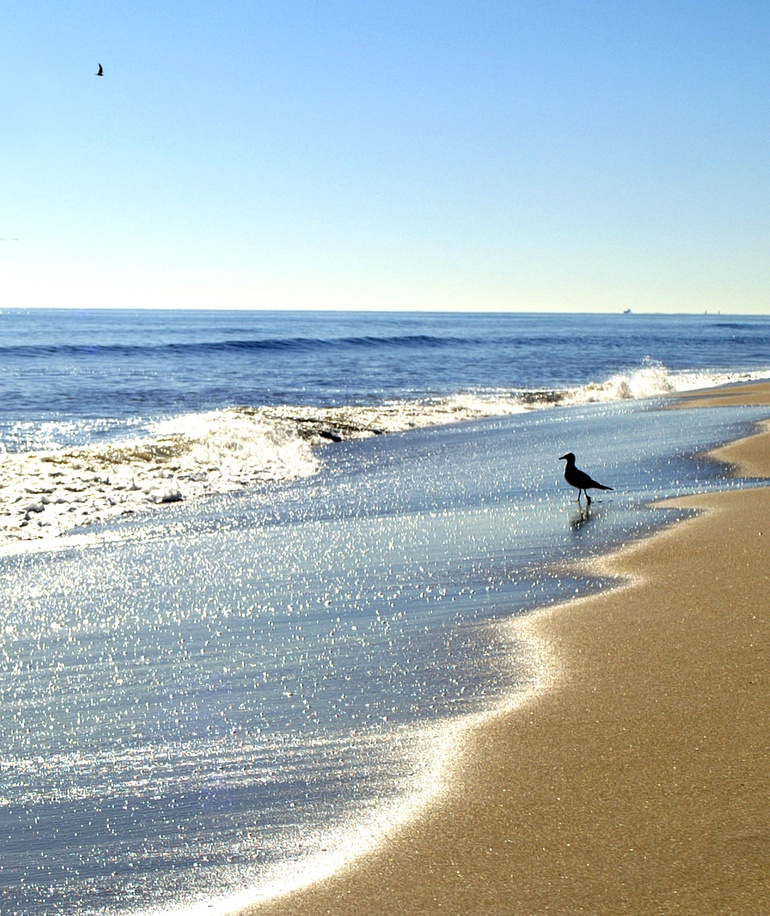
#> input picture TestImages/Week 1/sunandsea.jpg, 770 x 916 px, shrunk from 1288 x 1532 before the run
$ jupyter execute --allow-errors a6_3.ipynb
#> lines starting #> are read from the running program, lines starting #| are printed output that depends on the picture
[cell 1]
import cv2
import numpy as np
import matplotlib.pyplot as plt
import scipy.ndimage as ndimage
from sklearn.cluster import KMeans
from sklearn.decomposition import PCA
from scipy.ndimage import convolve
from sklearn.feature_extraction.image import extract_patches_2d

[cell 2]
# Define scales for Gaussian filters
scales = [1, 2, 4]

# Function to generate Gaussian derivative kernels
def gaussian_derivative_kernels(sigma, order):
    """ Generate Gaussian derivative filters for a given scale (sigma) and derivative order """
    size = int(6 * sigma + 1)  # Ensure the filter size is large enough
    if size % 2 == 0:
        size += 1  # Keep the filter size odd
    x = np.linspace(-size//2, size//2, size)
    gaussian = np.exp(-x**2 / (2 * sigma**2)) / (np.sqrt(2 * np.pi) * sigma)

    if order == 1:
        kernel = -x / (sigma**2) * gaussian
    elif order == 2:
        kernel = (x**2 - sigma**2) / (sigma**4) * gaussian
    elif order == 3:
        kernel = (x**3 - 3 * x * sigma**2) / (sigma**6) * gaussian
    else:
        raise ValueError("Only orders 1, 2, and 3 are supported")

    return kernel

# Load grayscale image
image_path = "../TestImages/Week 1/sunandsea.jpg"
image = cv2.imread(image_path, cv2.IMREAD_GRAYSCALE)
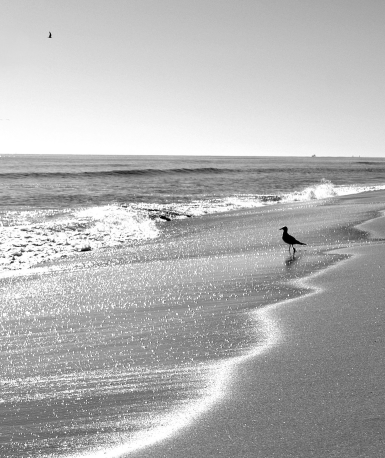
#> image: shape (916, 770) (shown at 1/2 size); min 0, max 255, mean 179.1

# Check if the image was loaded correctly
if image is None:
    raise FileNotFoundError(f"Image not found: {image_path}")

# Apply filter bank and compute responses
responses = []
for sigma in scales:
    for order in [1, 2, 3]:
        kernel = gaussian_derivative_kernels(sigma, order)
        filtered_image = ndimage.convolve1d(image, kernel, axis=0)  # Apply filter in y-direction
        filtered_image = ndimage.convolve1d(filtered_image, kernel, axis=1)  # Apply filter in x-direction
        responses.append((sigma, order, filtered_image))
#> after the loop, responses = 9 items

# Display the filtered images
fig, axes = plt.subplots(len(scales), 3, figsize=(12, 8))
for i, (sigma, order, response) in enumerate(responses):
    row = i // 3
    col = i % 3
    axes[row, col].imshow(response, cmap='gray')
    axes[row, col].set_title(f"σ={sigma}, order={order}")
    axes[row, col].axis('off')
#> this loop made 9 passes
#> (sigma, order, row, col) on passes 1 to 8: (1, 1, 0, 0), (1, 2, 0, 1), (1, 3, 0, 2), (2, 1, 1, 0), (2, 2, 1, 1), (2, 3, 1, 2), (4, 1, 2, 0), (4, 2, 2, 1)

plt.tight_layout()
plt.show()

[cell 3]
# Display the filters separately for better visualization
fig, axes = plt.subplots(len(scales), 3, figsize=(12, 6))

#> (the rest of this cell did not finish here and is left out)

[cell 4]
# Load grayscale image
image_path = "../TestImages/Week 1/sunandsea.jpg"
image = cv2.imread(image_path, cv2.IMREAD_GRAYSCALE)

# Check if the image was loaded correctly
if image is None:
    raise FileNotFoundError(f"Image not found: {image_path}")

# Extract 8x8 patches from the image
patch_size = (8, 8)
num_patches = 5000  # Number of patches to sample
patches = extract_patches_2d(image, patch_size, max_patches=num_patches, random_state=42)

# Reshape patches into vectors (flatten each 8x8 patch into a 64D vector)
patches = patches.reshape(patches.shape[0], -1)

# Perform PCA to learn filters
num_components = 16  # Number of filters to extract
pca = PCA(n_components=num_components)
pca.fit(patches)
filters = pca.components_.reshape((num_components, patch_size[0], patch_size[1]))

# Apply learned filters to the image
responses = []
for f in filters:
    response = ndimage.convolve(image, f, mode='reflect')
    responses.append(response)
#> after the loop, responses = 16 items

# Visualize learned filters
fig, axes = plt.subplots(4, 4, figsize=(8, 8))
for i, ax in enumerate(axes.flat):
    ax.imshow(filters[i], cmap='gray')
    ax.axis('off')
plt.suptitle("Learned PCA Filters")
plt.show()

# Visualize filtered images
fig, axes = plt.subplots(4, 4, figsize=(12, 12))
for i, ax in enumerate(axes.flat):
    ax.imshow(responses[i], cmap='gray')
    ax.axis('off')
plt.suptitle("Filtered Images using PCA Learned Filters")
plt.show()
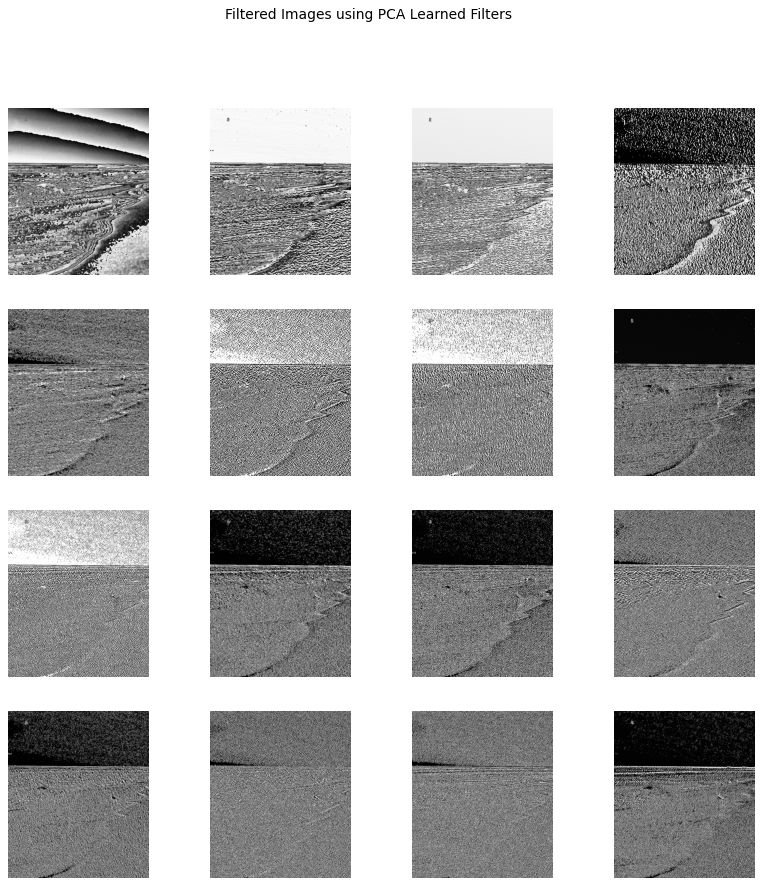
#> figure drawn by matplotlib, 16 panels

[cell 5]
# Load grayscale image
image_path = "../TestImages/Week 1/sunandsea.jpg"
image = cv2.imread(image_path, cv2.IMREAD_GRAYSCALE)
if image is None:
    raise FileNotFoundError(f"Image not found: {image_path}")

# Function to apply a filter bank and extract features
def apply_filter_bank(image, filters):
    responses = [convolve(image, f) for f in filters]
    return np.stack(responses, axis=-1)  # Stack results along the channel dimension

# Generate N-Jet filters (Gaussian derivatives)
def gaussian_derivative_filters(sigma, order):
    size = int(6 * sigma + 1)
    size += 1 if size % 2 == 0 else 0
    x = np.linspace(-size//2, size//2, size)
    gaussian = np.exp(-x**2 / (2 * sigma**2)) / (np.sqrt(2 * np.pi) * sigma)
    if order == 1:
        kernel = -x / (sigma**2) * gaussian
    elif order == 2:
        kernel = (x**2 - sigma**2) / (sigma**4) * gaussian
    elif order == 3:
        kernel = (x**3 - 3 * x * sigma**2) / (sigma**6) * gaussian
    else:
        raise ValueError("Only orders 1, 2, and 3 are supported")
    return kernel

# Create a filter bank using N-Jet filters
scales = [1, 2, 4]
filters = []
for sigma in scales:
    for order in [1, 2, 3]:
        kernel = gaussian_derivative_filters(sigma, order).reshape(-1, 1)
        filters.append(kernel @ kernel.T)  # Generate 2D filters
#> this loop made 3 passes
#> after the loop, filters = 9 items

# Extract N-Jet features
njet_features = apply_filter_bank(image, filters)
njet_features = njet_features.reshape(-1, njet_features.shape[-1])  # Flatten for clustering

pca = PCA(n_components=3)
njet_features_pca = pca.fit_transform(njet_features)

kmeans_njet = KMeans(n_clusters=3, random_state=42, n_init=10).fit(njet_features_pca)
seg_njet = kmeans_njet.labels_.reshape(image.shape)
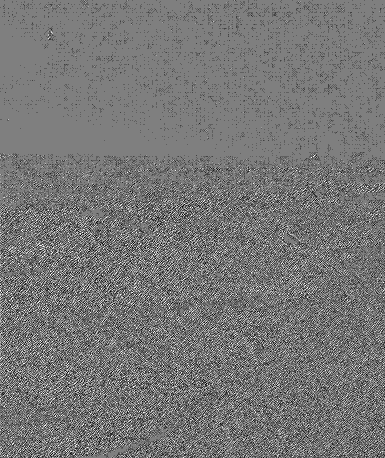
#> seg_njet: shape (916, 770) int32 (shown at 1/2 size); min 0, max 2, mean 0.931; drawn with min black and max white

# Display segmentation results
plt.figure(figsize=(5, 5))
plt.imshow(seg_njet, cmap='jet')
plt.title("Segmentation using N-Jet Features with PCA")
plt.axis('off')
plt.show()

[cell 6]
# Load grayscale image
image_path = "../TestImages/Week 1/sunandsea.jpg"
image = cv2.imread(image_path, cv2.IMREAD_GRAYSCALE)
if image is None:
    raise FileNotFoundError(f"Image not found: {image_path}")

# Function to apply a filter bank and extract features
def apply_filter_bank(image, filters):
    responses = np.array([convolve(image, f) for f in filters])
    return np.max(responses, axis=0)  # Compute max over all orientations (rotation invariant)

# Generate N-Jet filters (Gaussian derivatives)
def gaussian_derivative_filters(sigma, order):
    size = int(6 * sigma + 1)
    size += 1 if size % 2 == 0 else 0
    x = np.linspace(-size//2, size//2, size)
    gaussian = np.exp(-x**2 / (2 * sigma**2)) / (np.sqrt(2 * np.pi) * sigma)
    if order == 1:
        kernel = -x / (sigma**2) * gaussian
    elif order == 2:
        kernel = (x**2 - sigma**2) / (sigma**4) * gaussian
    elif order == 3:
        kernel = (x**3 - 3 * x * sigma**2) / (sigma**6) * gaussian
    else:
        raise ValueError("Only orders 1, 2, and 3 are supported")
    return kernel

# Create a filter bank using N-Jet filters
scales = [1, 2, 4]
filters = []
for sigma in scales:
    for order in [1, 2, 3]:
        kernel = gaussian_derivative_filters(sigma, order).reshape(-1, 1)
        filters.append(kernel @ kernel.T)  # Generate 2D filters

# Extract rotation-invariant N-Jet features
njet_features = apply_filter_bank(image, filters)
#> in apply_filter_bank, `return np.max(responses, axis=0)`:
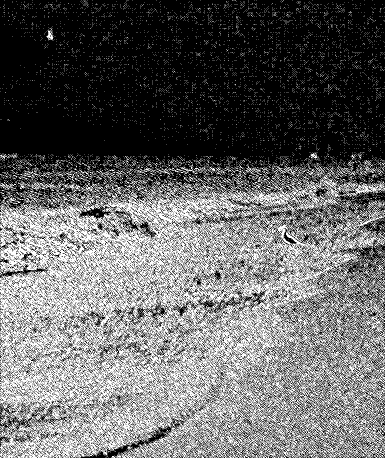
#> returned value: shape (916, 770) (shown at 1/2 size); min 0, max 255, mean 103.3
njet_features = njet_features.reshape(-1, 1)  # Flatten for clustering

kmeans_njet = KMeans(n_clusters=3, random_state=42, n_init=10).fit(njet_features)
seg_njet = kmeans_njet.labels_.reshape(image.shape)

# Display segmentation results
plt.figure(figsize=(5, 5))
plt.imshow(seg_njet, cmap='jet')
plt.title("Segmentation using N-Jet Features with Rotation Invariant")
plt.axis('off')
plt.show()

[cell 7]
import cv2
import numpy as np
import matplotlib.pyplot as plt
import scipy.ndimage as ndimage
from sklearn.cluster import KMeans
from sklearn.decomposition import PCA
from scipy.ndimage import convolve

# Load grayscale image
image_path = "../TestImages/Week 1/sunandsea.jpg"
image = cv2.imread(image_path, cv2.IMREAD_GRAYSCALE)
if image is None:
    raise FileNotFoundError(f"Image not found: {image_path}")

# Function to apply a filter bank and extract features
def apply_filter_bank(image, filters):
    responses = np.array([convolve(image, f) for f in filters])
    return np.stack(responses, axis=-1)  # Stack along last dimension (保持所有方向)

# Generate N-Jet filters (Gaussian derivatives)
def gaussian_derivative_filters(sigma, order):
    size = int(6 * sigma + 1)
    size += 1 if size % 2 == 0 else 0
    x = np.linspace(-size//2, size//2, size)
    gaussian = np.exp(-x**2 / (2 * sigma**2)) / (np.sqrt(2 * np.pi) * sigma)
    if order == 1:
        kernel = -x / (sigma**2) * gaussian
    elif order == 2:
        kernel = (x**2 - sigma**2) / (sigma**4) * gaussian
    elif order == 3:
        kernel = (x**3 - 3 * x * sigma**2) / (sigma**6) * gaussian
    else:
        raise ValueError("Only orders 1, 2, and 3 are supported")
    return kernel

# Create a filter bank using N-Jet filters
scales = [1, 2, 4]
filters = []
for sigma in scales:
    for order in [1, 2, 3]:
        kernel = gaussian_derivative_filters(sigma, order).reshape(-1, 1)
        filters.append(kernel @ kernel.T)  # Generate 2D filters

njet_features = apply_filter_bank(image, filters)
print("Shape of njet_features before reshape:", njet_features.shape)
#| Shape of njet_features before reshape: (916, 770, 9)

njet_features = np.max(njet_features, axis=-1)  # 或者 np.mean(njet_features, axis=-1)
print("Shape after rotation invariant:", njet_features.shape)  # 确保它仍然是 2D
#| Shape after rotation invariant: (916, 770)

njet_features = njet_features.reshape(-1, 1)  # (1532*1288, 1)
print("Final shape before PCA:", njet_features.shape)  # 确保它是 (pixels, features)
#| Final shape before PCA: (705320, 1)

pca = PCA(n_components=1)  # 这里 n_features=1，PCA 只能降到 1
njet_features_pca = pca.fit_transform(njet_features)

kmeans_njet = KMeans(n_clusters=3, random_state=42, n_init=10).fit(njet_features_pca)
seg_njet = kmeans_njet.labels_.reshape(image.shape)  # 确保 reshape 正确
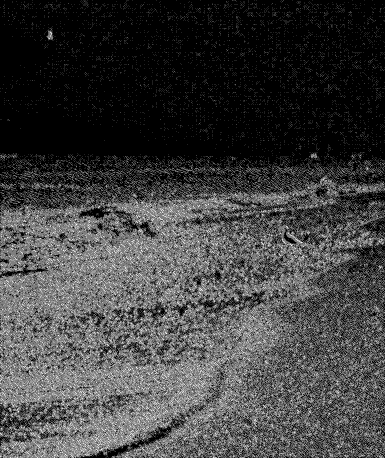
#> seg_njet: shape (916, 770) int32 (shown at 1/2 size); min 0, max 2, mean 0.51; drawn with min black and max white

# Display segmentation results
plt.figure(figsize=(5, 5))
plt.imshow(seg_njet, cmap='jet')
plt.title("Segmentation using N-Jet Features")
plt.axis('off')
plt.show()

[cell 8]
from sklearn.preprocessing import StandardScaler

# Load grayscale image
image_path = "../TestImages/Week 1/sunandsea.jpg"
image = cv2.imread(image_path, cv2.IMREAD_GRAYSCALE)
if image is None:
    raise FileNotFoundError(f"Image not found: {image_path}")

# Extract pixel-wise features using small patches
patch_size = 8  # Define patch size
h, w = image.shape
patches = []

# Extract patches with a sliding window
for i in range(0, h - patch_size, patch_size):
    for j in range(0, w - patch_size, patch_size):
        patch = image[i:i+patch_size, j:j+patch_size].flatten()
        patches.append(patch)
#> after the loop, patches = 10944 items

patches = np.array(patches)

image_blurred = cv2.GaussianBlur(image, (5, 5), 1)


# Apply PCA to extract meaningful features
pca = PCA(n_components=10, random_state=42)
pca_features = pca.fit_transform(patches)

# Normalize features for better clustering performance
scaler = StandardScaler()
pca_features = scaler.fit_transform(pca_features)

# Apply K-Means clustering
kmeans = KMeans(n_clusters=3, random_state=42, n_init=10).fit(pca_features)
labels = kmeans.labels_
#> labels = 10944 values, max 2 at index 59, min 0 at index 3648, mean 1.29

# Map cluster labels back to the original image size
segmentation = np.zeros((h, w), dtype=np.uint8)
index = 0
for i in range(0, h - patch_size, patch_size):
    for j in range(0, w - patch_size, patch_size):
        segmentation[i:i+patch_size, j:j+patch_size] = labels[index]
        index += 1
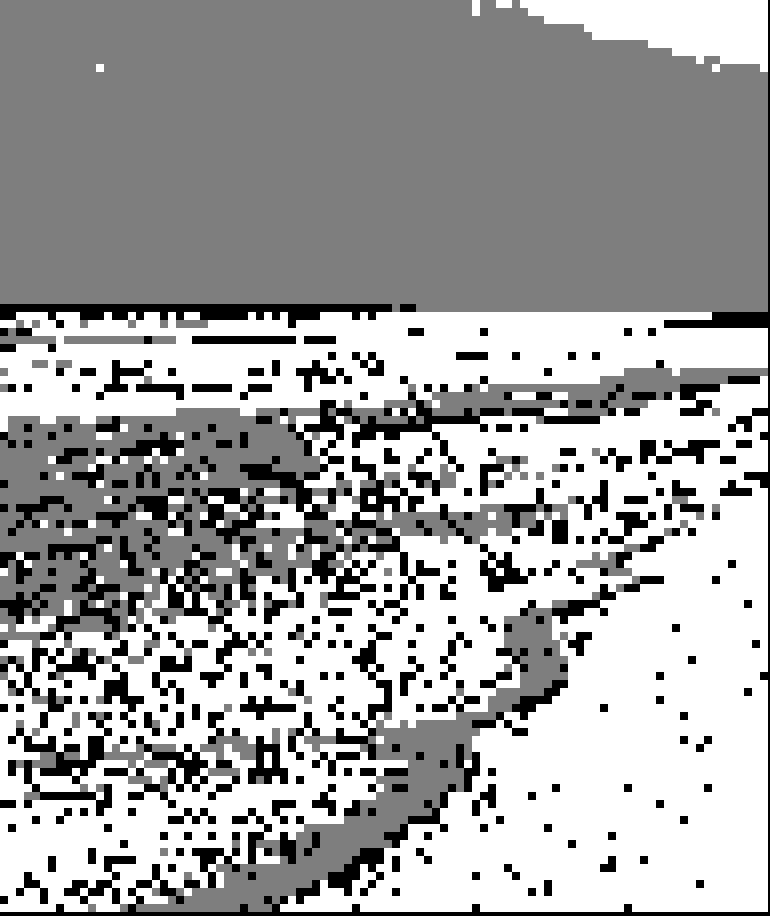
#> segmentation: shape (916, 770); min 0, max 2, mean 1.28; drawn with min black and max white
#> after the loop, index = 10944


kernel = np.ones((3, 3), np.uint8)
segmentation_cleaned = cv2.medianBlur(segmentation.astype(np.uint8), 3)

plt.figure(figsize=(6, 6))
plt.imshow(segmentation_cleaned, cmap='jet')
plt.title("Optimized PCA-Based Segmentation")
plt.axis('off')
plt.show()
